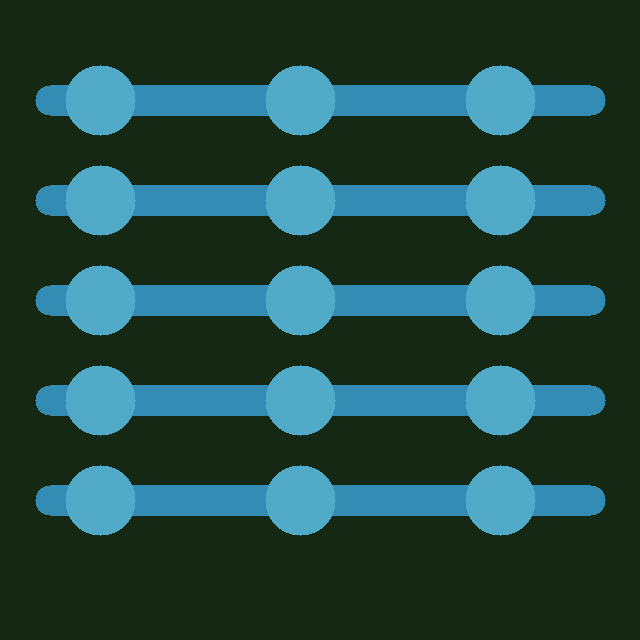
#> input picture data/images/templates/board_01_clean.png, 640 x 640 px; the run also reads 1 picture not shown here
$ python cv_audit.py   (older library calls are emulated)
#> lines starting #> are read from the running program, lines starting #| are printed output that depends on the picture; after the words box and inside, x2 and y2 are one past the last pixel; in counts of white or black regions, pixels touching at a corner belong together
### backend/detector.py
import cv2
import numpy as np
import time
from .models import AnalysisResult, DetectedDefect, BBox, FeatureVector
from .scoring import calculate_defect_score

class DefectDetector:
    def __init__(self, config=None):
        self.config = config or {}
        self.threshold = self.config.get("threshold", 30)
        self.min_area = self.config.get("min_area", 20)
        self.min_sharpness = self.config.get("min_sharpness", 0.05)

    def analyze(self, test_image: np.ndarray, template_image: np.ndarray) -> AnalysisResult:
        """
        REAL COMPUTATION: OpenCV absolute difference pipeline.
        """
        t_start = time.perf_counter()

        # Safely handle channels
        if len(test_image.shape) == 2: test_gray = test_image.copy()
        elif test_image.shape[2] == 4: test_gray = cv2.cvtColor(test_image, cv2.COLOR_BGRA2GRAY)
        else: test_gray = cv2.cvtColor(test_image, cv2.COLOR_BGR2GRAY)

        if len(template_image.shape) == 2: tmpl_gray = template_image.copy()
        elif template_image.shape[2] == 4: tmpl_gray = cv2.cvtColor(template_image, cv2.COLOR_BGRA2GRAY)
        else: tmpl_gray = cv2.cvtColor(template_image, cv2.COLOR_BGR2GRAY)

        # Safely handle size mismatch
        if test_gray.shape != tmpl_gray.shape:
            test_gray = cv2.resize(test_gray, (tmpl_gray.shape[1], tmpl_gray.shape[0]))

        # Align images using Phase Correlation to prevent false positives from slight shifts
        shift, _ = cv2.phaseCorrelate(np.float32(tmpl_gray), np.float32(test_gray))
        dx, dy = shift
        if abs(dx) < tmpl_gray.shape[1]/4 and abs(dy) < tmpl_gray.shape[0]/4:
            M = np.float32([[1, 0, -dx], [0, 1, -dy]])
            test_gray = cv2.warpAffine(test_gray, M, (tmpl_gray.shape[1], tmpl_gray.shape[0]))

        diff = cv2.absdiff(test_gray, tmpl_gray)
        diff_blur = cv2.GaussianBlur(diff, (5, 5), 0)

        _, mask = cv2.threshold(diff_blur, self.threshold, 255, cv2.THRESH_BINARY)

        kernel = cv2.getStructuringElement(cv2.MORPH_ELLIPSE, (3, 3))
        mask = cv2.morphologyEx(mask, cv2.MORPH_OPEN, kernel)
        mask = cv2.morphologyEx(mask, cv2.MORPH_CLOSE, kernel)

        contours, _ = cv2.findContours(mask, cv2.RETR_EXTERNAL, cv2.CHAIN_APPROX_SIMPLE)

        defects = []
        for contour in contours:
            area = cv2.contourArea(contour)
            if area < self.min_area:
                continue
            x, y, w, h = cv2.boundingRect(contour)
            defect_type = self._classify_by_geometry(contour, tmpl_gray, x, y, w, h)
            mean_intensity = float(diff[y:y+h, x:x+w].mean())

            # Simple severity mapping based on area
            if area > 1000: severity = "CRITICAL"
            elif area > 300: severity = "HIGH"
            elif area > 100: severity = "MEDIUM"
            else: severity = "LOW"

            defects.append(DetectedDefect(
                defect_type=defect_type,
                bbox=BBox(x, y, w, h),
                severity=severity,
                area_pixels=int(area),
                mean_intensity=mean_intensity,
                description=f"{severity} {defect_type} detected"
            ))

        features = self._extract_features(diff, mask, defects, test_gray)
        defect_score = calculate_defect_score(features)

        heatmap_base64 = None
        heatmap = cv2.applyColorMap(diff, cv2.COLORMAP_JET)
        cv2.imwrite("data/pcb/test/current_diff.jpg", diff)
        cv2.imwrite("data/pcb/test/current_heatmap.jpg", heatmap)

        elapsed = (time.perf_counter() - t_start) * 1000

        return AnalysisResult(
            defects=defects,
            defect_score=defect_score,
            features=features,
            heatmap_base64=heatmap_base64,
            processing_time_ms=elapsed,
            method="template_diff"
        )

    def _classify_by_geometry(self, contour, template_gray, x, y, w, h) -> str:
        area = cv2.contourArea(contour)
        hull = cv2.convexHull(contour)
        solidity = area / max(cv2.contourArea(hull), 1)
        aspect = max(w / max(h, 1), h / max(w, 1))

        template_region = template_gray[y:y+h, x:x+w]
        on_trace = template_region.mean() > 64

        if on_trace and aspect > 2.5:
            return "open_circuit"
        elif not on_trace and solidity > 0.6:
            return "solder_bridge"
        elif not on_trace and area < 80:
            return "spur"
        elif on_trace and solidity < 0.4:
            return "mouse_bite"
        else:
            return "anomaly"

    def _extract_features(self, diff: np.ndarray, mask: np.ndarray, defects: list, test_gray: np.ndarray) -> FeatureVector:
        total_pixels = diff.shape[0] * diff.shape[1]
        anomaly_pixels = np.count_nonzero(mask)

        # anomaly_score
        anomaly_score = float(diff.mean()) / 255.0

        # anomaly_area_ratio
        anomaly_area_ratio = anomaly_pixels / total_pixels

        # max_anomaly_intensity
        max_anomaly_intensity = float(diff.max()) / 255.0

        # edge_discontinuity
        diff_edges = cv2.Canny(diff, 30, 100)
        edge_discontinuity = float(diff_edges.mean()) / 255.0

        # contrast_ratio
        if anomaly_pixels == 0:
            contrast_ratio = 0.0
        else:
            anomaly_values = diff[mask > 0]
            contrast_ratio = min(float(anomaly_values.std()) / 128.0, 1.0)

        # sharpness
        lap = cv2.Laplacian(test_gray, cv2.CV_64F)
        sharpness = min(float(lap.var()) / 500.0, 1.0)

        return FeatureVector(
            anomaly_score=anomaly_score,
            anomaly_area_ratio=anomaly_area_ratio,
            max_anomaly_intensity=max_anomaly_intensity,
            edge_discontinuity=edge_discontinuity,
            contrast_ratio=contrast_ratio,
            defect_count=len(defects),
            sharpness=sharpness
        )

### backend/scoring.py
from typing import List
from .models import EvidenceItem, FusedResult
from .config import PASS_THRESHOLD, FAIL_THRESHOLD, FUSED_PASS_THRESHOLD, FUSED_FAIL_THRESHOLD, MAX_RECHECKS
from .models import FeatureVector

def calculate_defect_score(features: FeatureVector) -> float:
    """
    Deterministic weighted combination of normalized detection features.

    IMPORTANT: This is a heuristic score, NOT a probability.
    It represents "how much does this image look defective"
    on a scale from 0 (clean) to 1 (clearly defective).

    All input features are pre-normalized to [0, 1].
    Weights are fixed and hand-tuned (not learned). They sum to 1.0.
    Output is clipped to [0, 1].
    """
    W_ANOMALY     = 0.20
    W_AREA        = 0.20
    W_EDGE        = 0.15
    W_CONTRAST    = 0.15
    W_INTENSITY   = 0.20
    W_COUNT       = 0.10

    raw = (
        W_ANOMALY   * features.anomaly_score +
        W_AREA      * features.anomaly_area_ratio +
        W_EDGE      * features.edge_discontinuity +
        W_CONTRAST  * features.contrast_ratio +
        W_INTENSITY * features.max_anomaly_intensity +
        W_COUNT     * min(features.defect_count / 3.0, 1.0)
    )
    return max(0.0, min(1.0, raw))

# [72 lines left out: functions calculate_decision_confidence, evaluate_score, fuse_evidence, not called in this run]

### cv_audit.py
import cv2
import numpy as np
import traceback
from backend.detector import DefectDetector

def run_audit():
    detector = DefectDetector()
    template = cv2.imread("data/images/templates/board_01_clean.png")
#> template is the input picture: shape (640, 640, 3); mean B, G, R 67.2, 72, 32.6

    test_cases = {
        "Clean": cv2.imread("data/images/test/board_01_clean.png"),
        "Obvious": cv2.imread("data/images/test/board_01_obvious_defect.png"),
        "Subtle": cv2.imread("data/images/test/board_01_subtle_defect.png"),
        "Zoomed": cv2.imread("data/images/test/board_01_subtle_defect_zoomed.png"),
    }
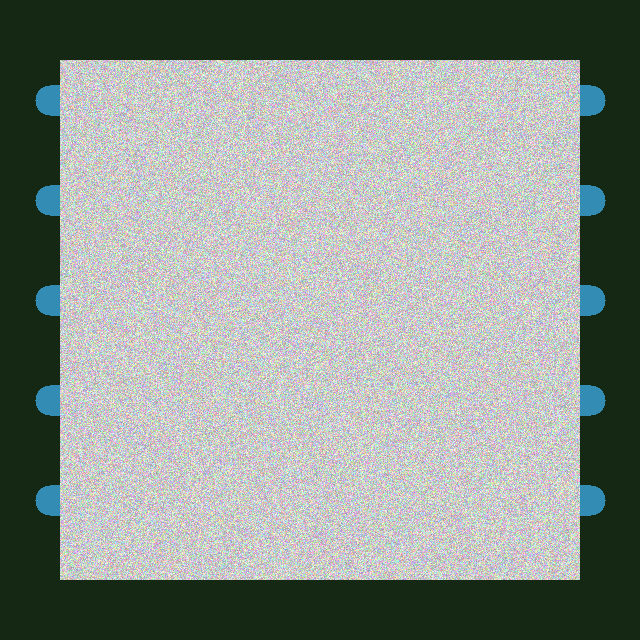
#> input picture data/images/test/board_01_obvious_defect.png, 640 x 640 px
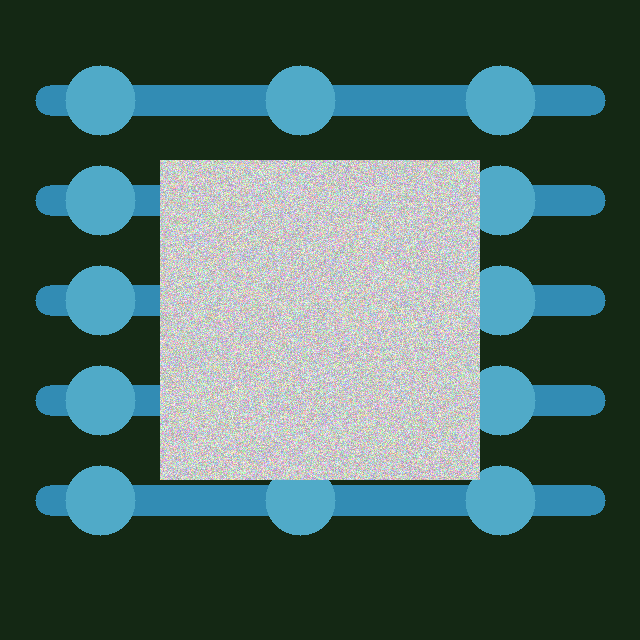
#> input picture data/images/test/board_01_subtle_defect.png, 640 x 640 px
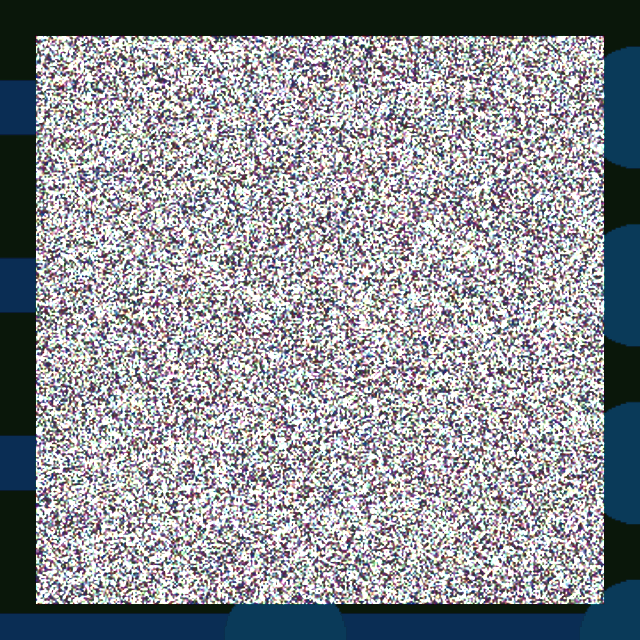
#> input picture data/images/test/board_01_subtle_defect_zoomed.png, 640 x 640 px

    # Intentionally break the images to test robustness
    print("--- 1. Testing Size Mismatch ---")
    bad_size = cv2.resize(test_cases["Clean"], (400, 400))
    try:
        detector.analyze(bad_size, template)
#> in analyze, `shift, _ = cv2.phaseCorrelate(np.float32(tmpl_gray), np.float32(test_g..`: shift = (0.0229, -0.0318)
#> in analyze, `dx, dy = shift`: dx = 0.0229; dy = -0.0318
#> in analyze, `M = np.float32([[1, 0, -dx], [0, 1, -dy]])`: M = [[1, 0, -0.0229], [0, 1, 0.0318]]
#> in analyze, `_, mask = cv2.threshold(diff_blur, self.threshold, 255, cv2.THRESH_BIN..`: mask: shape (640, 640); every value is 0
#> in analyze, `contours, _ = cv2.findContours(mask, cv2.RETR_EXTERNAL, cv2.CHAIN_APPR..`: contours = []
#> in _extract_features, `anomaly_pixels = np.count_nonzero(mask)`: anomaly_pixels = 0
#> in _extract_features, `anomaly_score = float(diff.mean()) / 255.0`: anomaly_score = 0.0036
#> in _extract_features, `anomaly_area_ratio = anomaly_pixels / total_pixels`: anomaly_area_ratio = 0
#> in _extract_features, `max_anomaly_intensity = float(diff.max()) / 255.0`: max_anomaly_intensity = 0.286
#> in _extract_features, `diff_edges = cv2.Canny(diff, 30, 100)`:
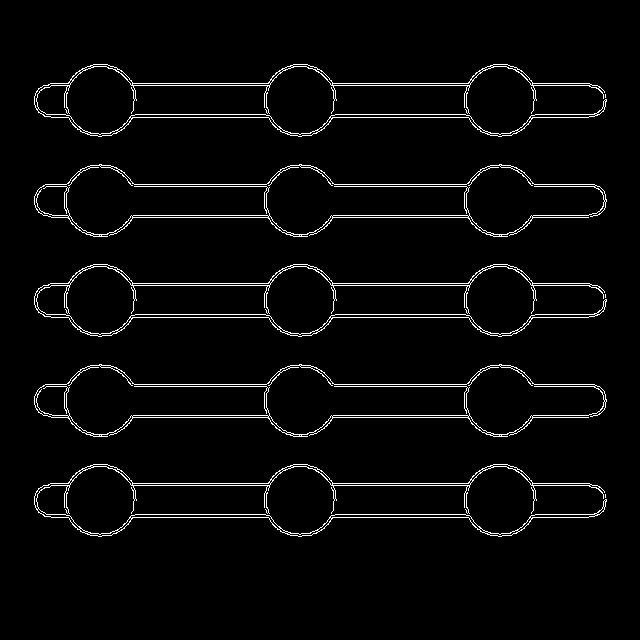
#> diff_edges: shape (640, 640); 3.4% white in thin lines or dots, all inside (x1, y1, x2, y2) = (34, 64, 607, 537)
#> in _extract_features, `edge_discontinuity = float(diff_edges.mean()) / 255.0`: edge_discontinuity = 0.0339
#> in _extract_features, `sharpness = min(float(lap.var()) / 500.0, 1.0)`: sharpness = 0.101
#> in analyze, `defect_score = calculate_defect_score(features)`: defect_score = 0.0631
#> in analyze, `heatmap = cv2.applyColorMap(diff, cv2.COLORMAP_JET)`:
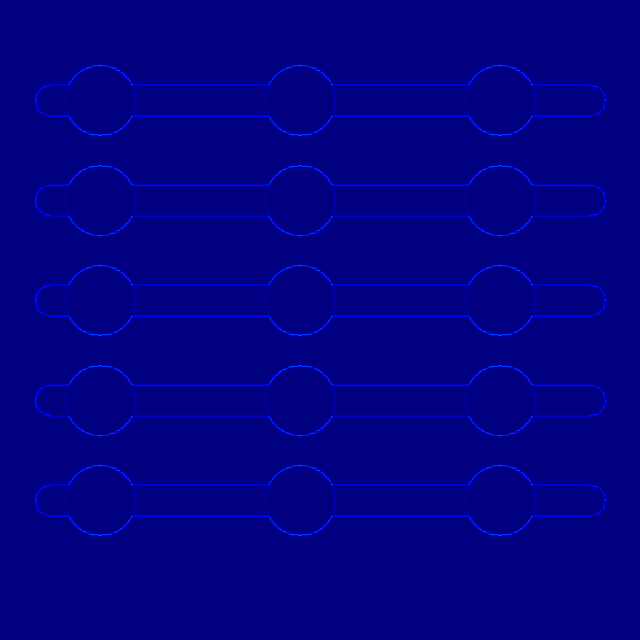
#> heatmap: shape (640, 640, 3); mean B, G, R 131.4, 0.3, 0
        print("FAIL: Processed mismatched sizes without error or alignment.")
    except Exception as e:
        print("CRASH: Size mismatch caused pipeline to crash.")
        print(traceback.format_exc().split('\n')[-2])

    print("\n--- 2. Testing Channel Mismatch ---")
    bad_channel = cv2.cvtColor(test_cases["Clean"], cv2.COLOR_BGR2GRAY)
    try:
        detector.analyze(bad_channel, template)
#> in _extract_features (call 2), `anomaly_score = float(diff.mean()) / 255.0`: anomaly_score = 0
#> in _extract_features (call 2), `lap = cv2.Laplacian(test_gray, cv2.CV_64F)`:
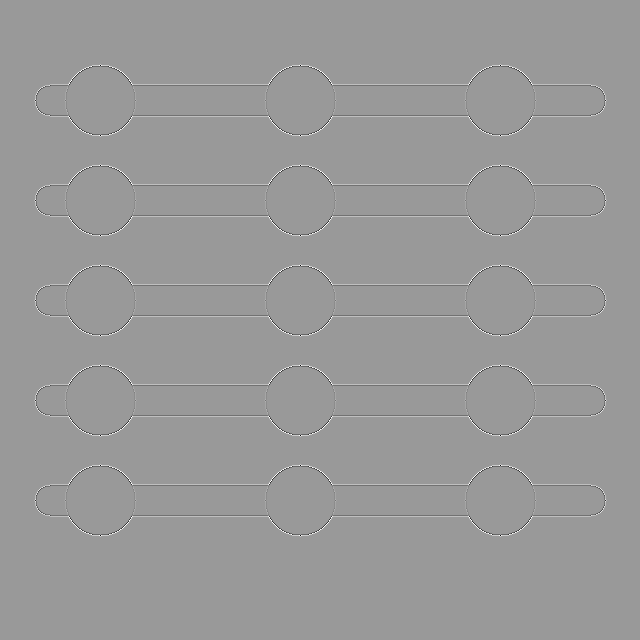
#> lap: shape (640, 640) float64; min -345, max 230, mean 0; drawn with min black and max white
#> in _extract_features (call 2), `sharpness = min(float(lap.var()) / 500.0, 1.0)`: sharpness = 1
        print("FAIL: Processed 1-channel image without handling.")
    except Exception as e:
        print("CRASH: Channel mismatch caused pipeline to crash.")
        print(traceback.format_exc().split('\n')[-2])

    print("\n--- 3. Testing Translation Shift (Alignment test) ---")
    M = np.float32([[1, 0, 5], [0, 1, 5]]) # 5 pixel shift
    shifted = cv2.warpAffine(test_cases["Clean"], M, (640, 640))
    res_clean = detector.analyze(test_cases["Clean"], template).defect_score
#> res_clean = 0
    res_shifted = detector.analyze(shifted, template).defect_score
#> in analyze (call 4), `diff = cv2.absdiff(test_gray, tmpl_gray)`: diff: shape (640, 640); values 0 (black) and 32 (white), 1.6% white; 1 white region, box (x1, y1, x2, y2) and area: (0, 0, 640, 640) 6375
#> in analyze (call 4), `_, mask = cv2.threshold(diff_blur, self.threshold, 255, cv2.THRESH_BIN..`: mask: shape (640, 640); 0.94% white; 1 white region, box (x1, y1, x2, y2) and area: (0, 0, 640, 640) 3836
#> in analyze (call 4), `mask = cv2.morphologyEx(mask, cv2.MORPH_CLOSE, kernel)`: mask: shape (640, 640); 0.94% white; 1 white region, box (x1, y1, x2, y2) and area: (0, 0, 640, 640) 3837
#> in _extract_features (call 4), `diff_edges = cv2.Canny(diff, 30, 100)`: diff_edges: shape (640, 640); 0.31% white in thin lines or dots
#> res_shifted = 0.0612
    print(f"Original Clean Score: {res_clean:.3f}")
#| Original Clean Score: 0.000
    print(f"Shifted Clean Score:  {res_shifted:.3f}")
#| Shifted Clean Score:  0.061
    if res_shifted > 0.40:
        print("CRITICAL WEAKNESS: Slight camera translation causes massive false positive!")

    print("\n--- 4. Feature Variance Test ---")
    for name, img in test_cases.items():
        res = detector.analyze(img, template)
        print(f"[{name}] Score: {res.defect_score:.3f} | Area ratio: {res.features.anomaly_area_ratio:.3f} | Edges: {res.features.edge_discontinuity:.3f}")
#> this loop made 4 passes
#> (name, dx in analyze, dy in analyze, M in analyze) on passes 2 to 3: ('Obvious', -0.00409, -0.0712, [[1, 0, 0.00409], [0, 1, 0.0712]]), ('Subtle', 0.0166, 0.0166, [[1, 0, -0.0166], [0, 1, -0.0166]])
#> (name, dx in analyze, dy in analyze, M in analyze) on pass 1: ('Clean', 0, -2.84e-13, [[1, 0, 0], [0, 1, 2.84e-13]])
#| [Clean] Score: 0.000 | Area ratio: 0.000 | Edges: 0.000
#| [Obvious] Score: 0.507 | Area ratio: 0.665 | Edges: 0.241
#| [Subtle] Score: 0.356 | Area ratio: 0.252 | Edges: 0.091
#| [Zoomed] Score: 0.570 | Area ratio: 0.793 | Edges: 0.302
#> pass 2, in analyze (call 6), `diff = cv2.absdiff(test_gray, tmpl_gray)`:
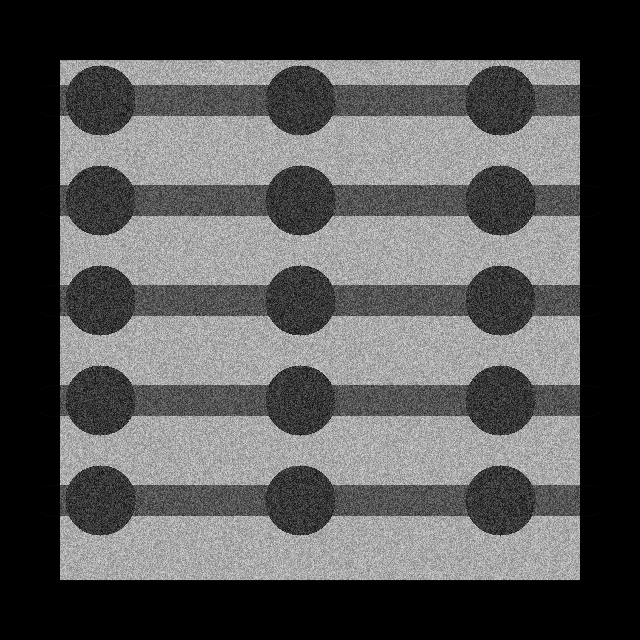
#> diff: shape (640, 640); min 0, max 221, mean 85.7

if __name__ == "__main__":
    run_audit()
